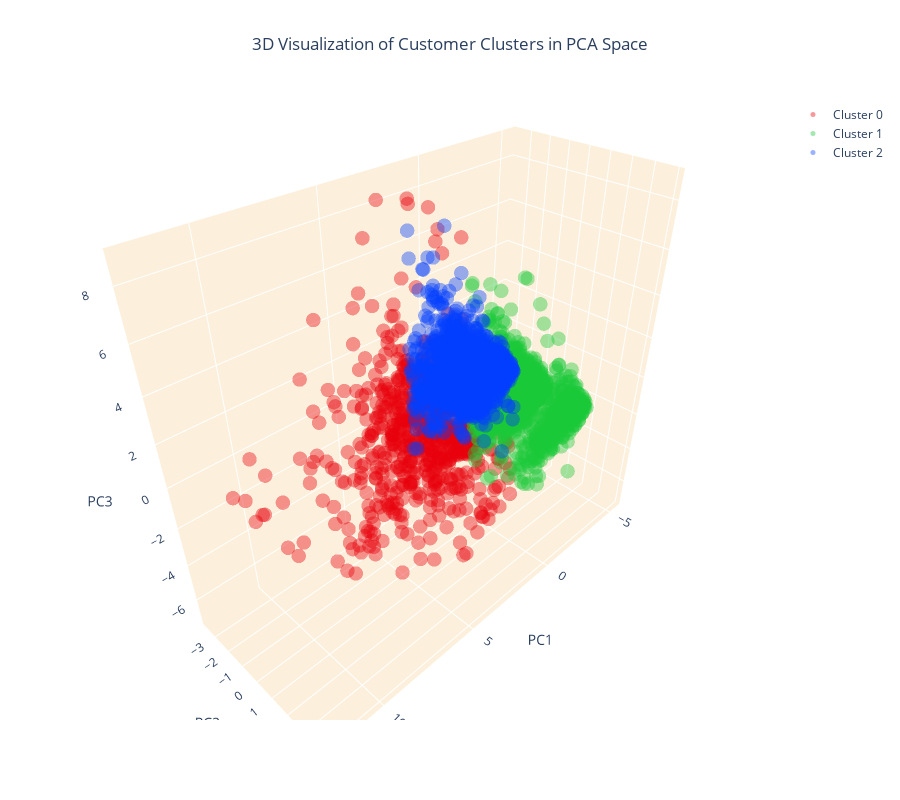

Notebook code cell kept with this figure:
### Code cell
#Create separate data frames for each cluster
cluster_0 = customer_data_pca[customer_data_pca['cluster'] == 0]
cluster_1 = customer_data_pca[customer_data_pca['cluster'] == 1]
cluster_2 = customer_data_pca[customer_data_pca['cluster'] == 2]

# Create a 3D scatter plot
fig = go.Figure()

# Add data points for each cluster separately and specify the color
fig.add_trace(go.Scatter3d(x=cluster_0['PC1'], y=cluster_0['PC2'], z=cluster_0['PC3'], 
                           mode='markers', marker=dict(color=colors[0], size=5, opacity=0.4), name='Cluster 0'))
fig.add_trace(go.Scatter3d(x=cluster_1['PC1'], y=cluster_1['PC2'], z=cluster_1['PC3'], 
                           mode='markers', marker=dict(color=colors[1], size=5, opacity=0.4), name='Cluster 1'))
fig.add_trace(go.Scatter3d(x=cluster_2['PC1'], y=cluster_2['PC2'], z=cluster_2['PC3'], 
                           mode='markers', marker=dict(color=colors[2], size=5, opacity=0.4), name='Cluster 2'))

# Set the title and layout details
fig.update_layout(
    title=dict(text='3D Visualization of Customer Clusters in PCA Space', x=0.5),
    scene=dict(
        xaxis=dict(backgroundcolor="#fcf0dc", gridcolor='white', title='PC1'),
        yaxis=dict(backgroundcolor="#fcf0dc", gridcolor='white', title='PC2'),
        zaxis=dict(backgroundcolor="#fcf0dc", gridcolor='white', title='PC3'),
    ),
    width=900,
    height=800
)

# Show the plot
fig.show()

### Figure 1 — Plotly figure (JSON) as saved in the notebook; plotly's stock layout.template omitted (floating-point values rounded to 4 significant figures; data arrays with more than 128 entries replaced by an {"elided": "..."} marker saying what was removed)
{"data": [{"marker": {"color": "#e8000b", "opacity": 0.4, "size": 5}, "mode": "markers", "name": "Cluster 0", "type": "scatter3d", "x": {"elided": "736 float values"}, "y": {"elided": "736 float values"}, "z": {"elided": "736 float values"}}, {"marker": {"color": "#1ac938", "opacity": 0.4, "size": 5}, "mode": "markers", "name": "Cluster 1", "type": "scatter3d", "x": {"elided": "1656 float values"}, "y": {"elided": "1656 float values"}, "z": {"elided": "1656 float values"}}, {"marker": {"color": "#023eff", "opacity": 0.4, "size": 5}, "mode": "markers", "name": "Cluster 2", "type": "scatter3d", "x": {"elided": "1675 float values"}, "y": {"elided": "1675 float values"}, "z": {"elided": "1675 float values"}}], "layout": {"height": 800, "scene": {"xaxis": {"backgroundcolor": "#fcf0dc", "gridcolor": "white", "title": {"text": "PC1"}}, "yaxis": {"backgroundcolor": "#fcf0dc", "gridcolor": "white", "title": {"text": "PC2"}}, "zaxis": {"backgroundcolor": "#fcf0dc", "gridcolor": "white", "title": {"text": "PC3"}}}, "title": {"text": "3D Visualization of Customer Clusters in PCA Space", "x": 0.5}, "width": 900}}
